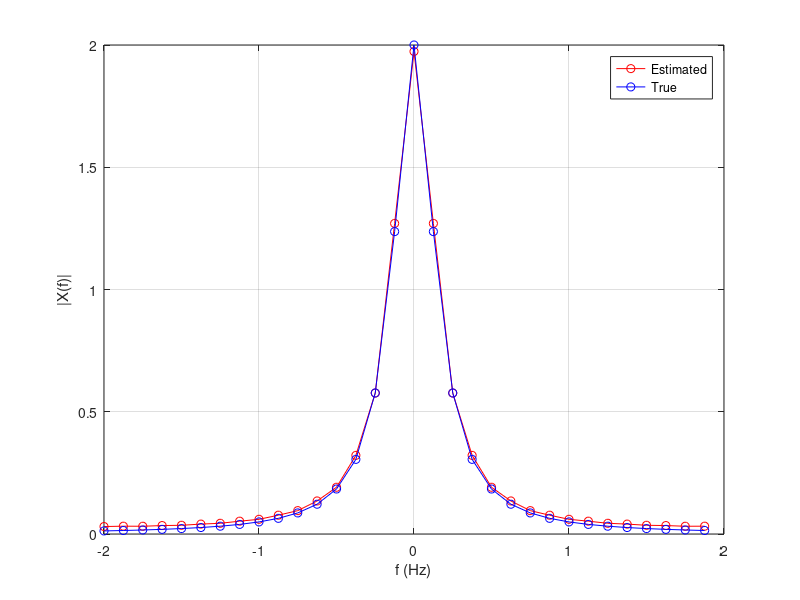

The MATLAB script that drew this image:
clear all
close all
t0=1;%normalized value, t0=1 s 
Deltat=t0/4;
N=32;
t=[-N/2:N/2-1]*Deltat;
x=exp(-abs(t)/t0);
N=length(x);
X1=fft(x)*Deltat;
X=fftshift(X1);
f=[-N/2:N/2-1]/(N*Deltat);
plot(f,abs(X),'-ro',f,2*t0./(1+(2*pi*f*t0).^2),'-bo')
legend('Estimated','True')
grid on, xlabel('f (Hz)'), ylabel('|X(f)|')
